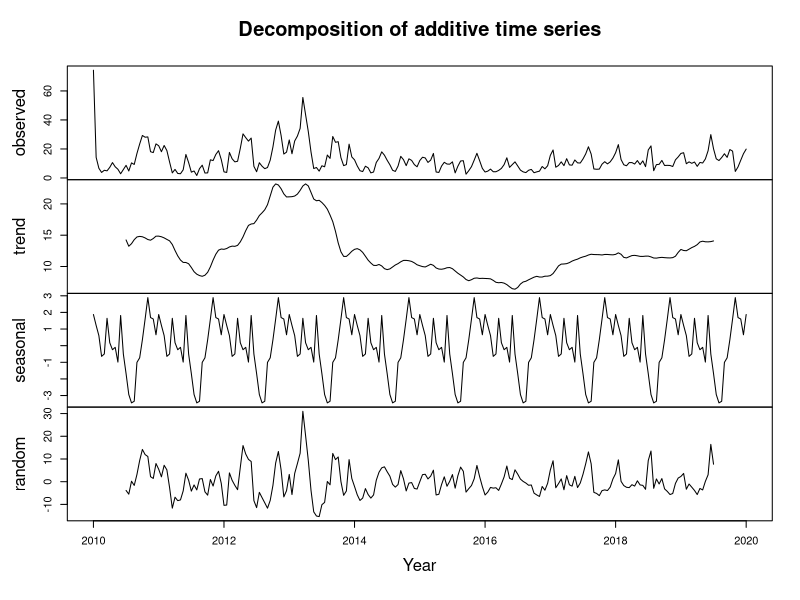
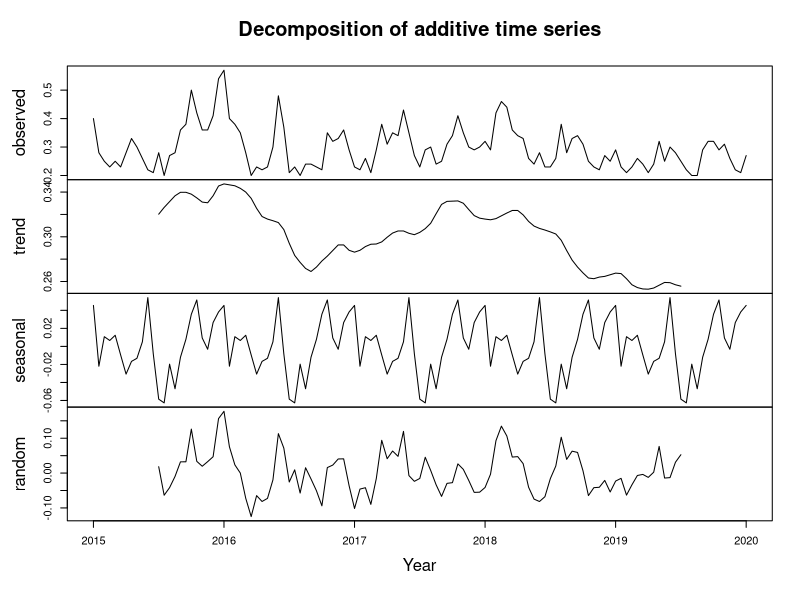
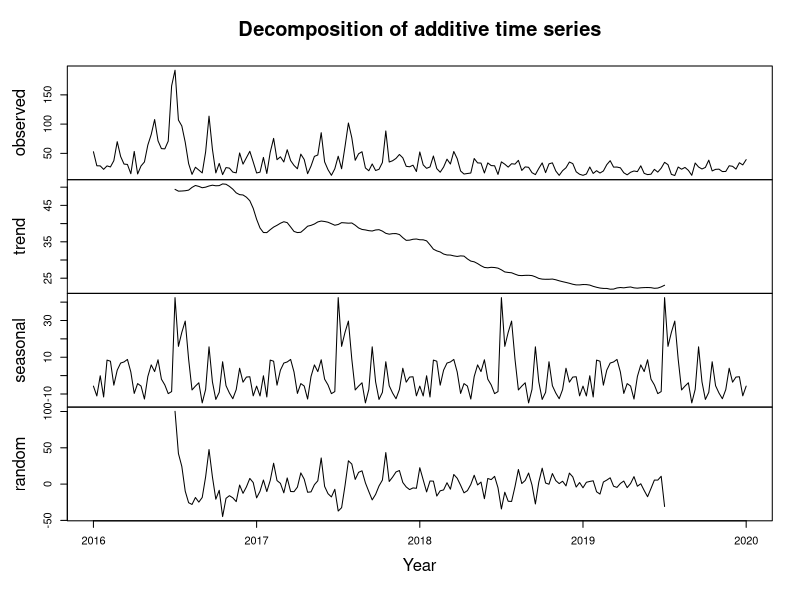
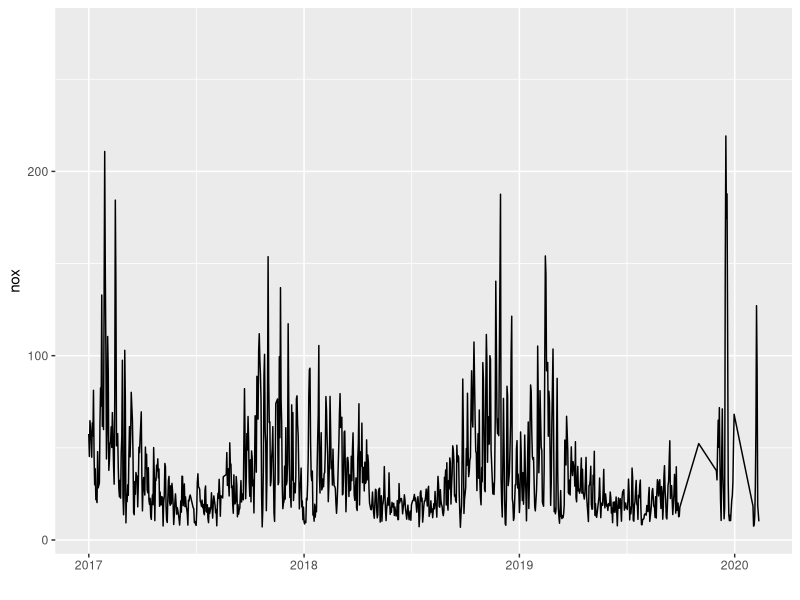
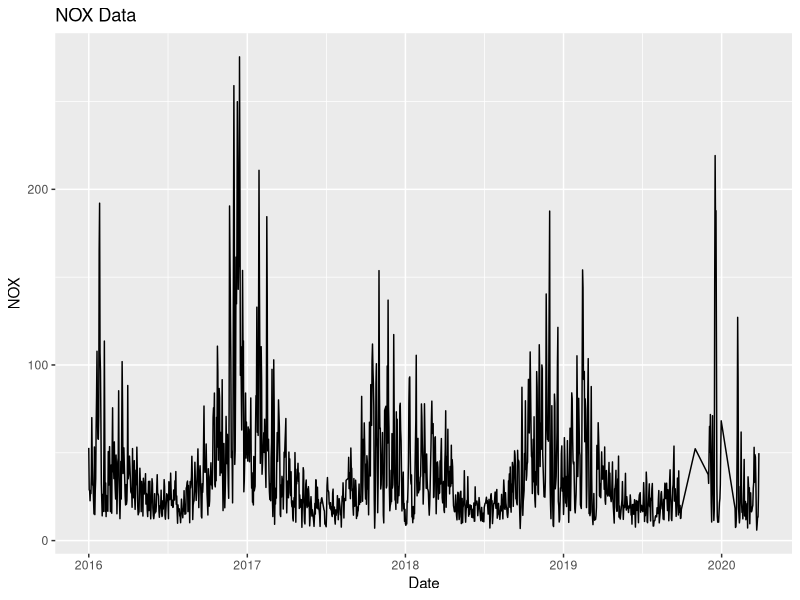
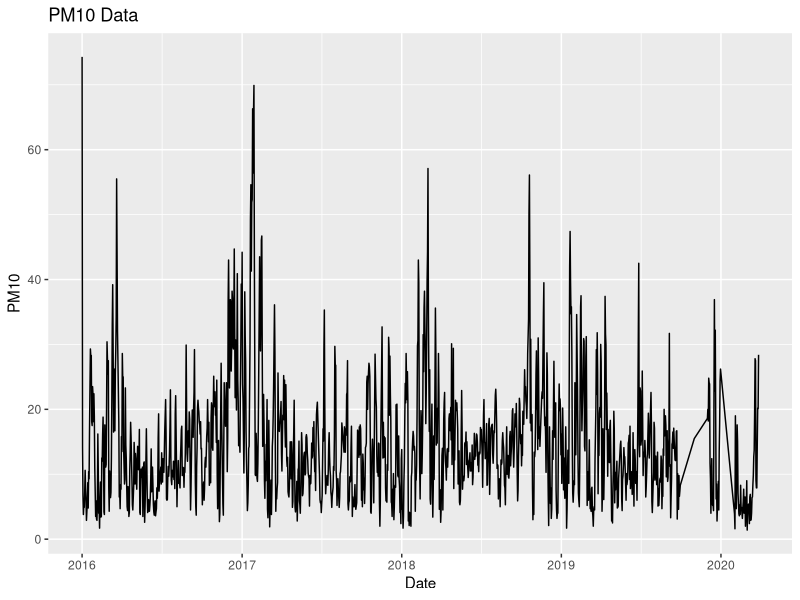
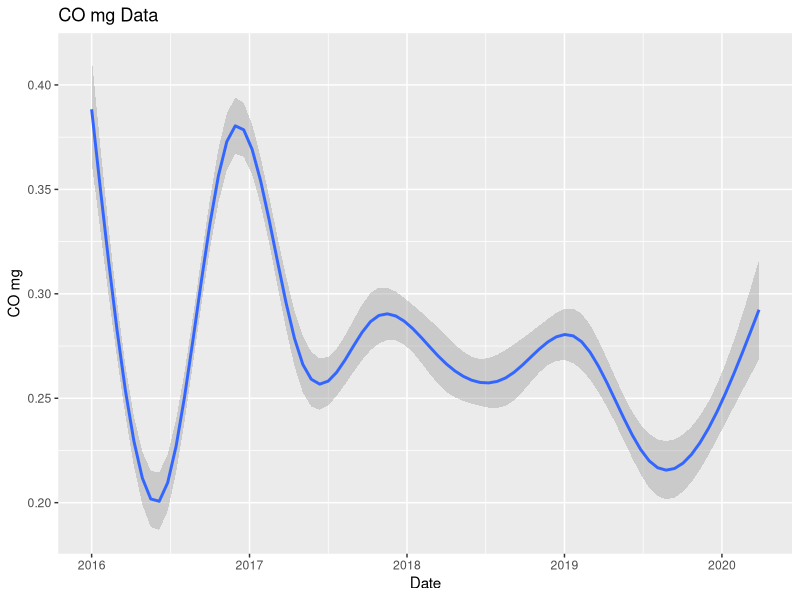

Recreate these plots in R, in order.
library(dplyr)
library(ggplot2)

zue <- read.csv('NABEL_Crawler/Outputs/ZUE.csv', sep = ";")

colnames(zue)

zue <- zue[complete.cases(zue),]



zue$Datum.Zeit <- as.Date(zue$Datum.Zeit, format = "%d.%m.%Y")



#TS of PM10
ts_pm10 <- ts(data=zue$PM10..ug.m3., start = 2010, end=2020, frequency = 24)
ts_pm10
decomp<-decompose(ts_pm10)
plot(decomp, xlab="Year")

##TS of CO..mg.m3
ts_co..mg.m3 <- ts(data=zue$CO..mg.m3., start = 2015, end=2020, frequency = 24)
ts_co..mg.m3
decomp<-decompose(ts_co..mg.m3)
plot(decomp, xlab="Year")

##TS of NOX
ts_nox <- ts(data = zue$NOX..ug.m3.eq..NO2., start = 2016, end = 2020, frequency = 48)
ts_nox
decomp <- decompose(ts_nox)
plot(decomp, xlab ="Year")


data <- data.frame(
  day = zue$Datum.Zeit,
  nox = zue$NOX..ug.m3.eq..NO2.
)

ts_ggplot_nox <- ggplot(data, aes(x = day, y=nox))+
  geom_line() +
  scale_x_date(limit=c(as.Date("2017-01-01"),as.Date("2020-02-11"))) +
  xlab("")

ts_ggplot_nox



#NOX
ggplot_nox <- ggplot(data =zue, aes(x = Datum.Zeit, y=NOX..ug.m3.eq..NO2., group = 1)) +
  geom_line() + 
  labs(x ="Date",
       y = "NOX",
       title ="NOX Data")
ggplot_nox


#PM10
ggplot_pm10 <- ggplot(data = zue, aes(x = Datum.Zeit, y=PM10..ug.m3., group = 1)) +
  geom_line() +
  labs(x = "Date",
       y = "PM10",
       title = "PM10 Data")
ggplot_pm10

#CO..mg.m3
ggplot_com3 <- ggplot(data = zue, aes(x = Datum.Zeit, y=CO..mg.m3., group = 1)) +
  geom_smooth() +
  labs(x = "Date",
       y = "CO mg",
       title = "CO mg Data")
ggplot_com3




